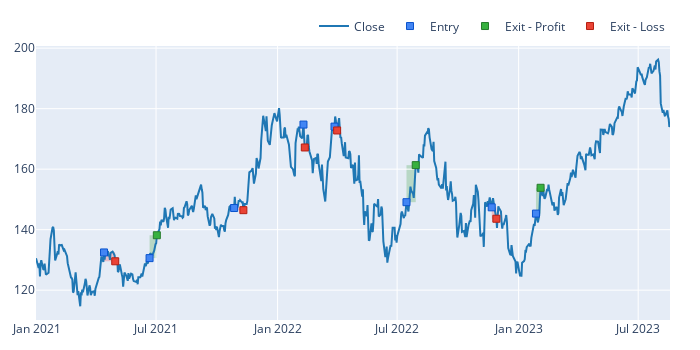

The notebook cell this image was saved under:
### Code cell
# how to plot stop loss and take profit like this: https://camo.githubusercontent.com/77cc6a4883d6274bdca3ed019a1d1744810080ee413304f6c9614275e0f6a353/68747470733a2f2f692e696d6775722e636f6d2f343462334335582e706e67 
pf.trades.plot().show()

### Figure 1 — Plotly figure (JSON) as saved in the notebook; plotly's stock layout.template omitted (floating-point values rounded to 4 significant figures; data arrays with more than 128 entries replaced by an {"elided": "..."} marker saying what was removed)
{"data": [{"line": {"color": "#1f77b4"}, "name": "Close", "showlegend": true, "type": "scatter", "uid": "d29d0fad-ab06-4d63-bc26-9349bcb3717d", "x": {"elided": "662 str values"}, "y": {"elided": "662 float values"}}, {"customdata": [[0, 0, 0.7549, 0, "Long"], [1, 1, 0.7488, 0, "Long"], [2, 2, 0.7031, 0, "Long"], [3, 3, 0.5892, 0, "Long"], [4, 4, 0.5658, 0, "Long"], [5, 5, 0.6558, 0, "Long"], [6, 6, 0.7179, 0, "Long"], [7, 7, 0.7095, 0, "Long"]], "hovertemplate": "Exit Trade Id: %{customdata[0]}<br>Position Id: %{customdata[1]}<br>Size: %{customdata[2]:.6f}<br>Entry Timestamp: %{x}<br>Avg Entry Price: %{y}<br>Entry Fees: %{customdata[3]:.6f}<br>Direction: %{customdata[4]}", "marker": {"color": "#4285F4", "line": {"color": "rgb(11,84,205)", "width": 1}, "size": 7, "symbol": "square"}, "mode": "markers", "name": "Entry", "type": "scatter", "uid": "bb39b7b2-8a61-4c38-bcf3-9a4ae9d5bf72", "x": ["2021-04-13T04:00:00+00:00", "2021-06-21T04:00:00+00:00", "2021-10-27T04:00:00+00:00", "2022-02-09T05:00:00+00:00", "2022-03-28T04:00:00+00:00", "2022-07-15T04:00:00+00:00", "2022-11-21T05:00:00+00:00", "2023-01-27T05:00:00+00:00"], "y": [132.5, 130.6, 147.1, 174.7, 174.1, 149.1, 147.4, 145.3]}, {"customdata": [[1, 1, 0.7488, 0, 5.662, 0.0579, "Long", "9 days 00:00:00"], [5, 5, 0.6558, 0, 8.034, 0.08217, "Long", "10 days 00:00:00"], [7, 7, 0.7095, 0, 6.054, 0.05873, "Long", "5 days 00:00:00"]], "hovertemplate": "Exit Trade Id: %{customdata[0]}<br>Position Id: %{customdata[1]}<br>Size: %{customdata[2]:.6f}<br>Exit Timestamp: %{x}<br>Avg Exit Price: %{y}<br>Exit Fees: %{customdata[3]:.6f}<br>PnL: %{customdata[4]:.6f}<br>Return: %{customdata[5]:.2%}<br>Direction: %{customdata[6]}<br>Duration: %{customdata[7]}", "marker": {"color": "#37B13F", "line": {"color": "rgb(38,123,44)", "width": 1}, "size": 7, "symbol": "square"}, "mode": "markers", "name": "Exit - Profit", "type": "scatter", "uid": "00231ce2-65c1-4900-9128-1c8fd5dfc5b0", "x": ["2021-07-02T04:00:00+00:00", "2022-07-29T04:00:00+00:00", "2023-02-03T05:00:00+00:00"], "y": [138.2, 161.3, 153.8]}, {"customdata": [[0, 0, 0.7549, 0, -2.209, -0.02209, "Long", "13 days 00:00:00"], [2, 2, 0.7031, 0, -0.4963, -0.004798, "Long", "10 days 00:00:00"], [3, 3, 0.5892, 0, -4.462, -0.04334, "Long", "2 days 00:00:00"], [4, 4, 0.5658, 0, -0.7236, -0.007346, "Long", "4 days 00:00:00"], [6, 6, 0.7179, 0, -2.709, -0.02561, "Long", "4 days 00:00:00"]], "hovertemplate": "Exit Trade Id: %{customdata[0]}<br>Position Id: %{customdata[1]}<br>Size: %{customdata[2]:.6f}<br>Exit Timestamp: %{x}<br>Avg Exit Price: %{y}<br>Exit Fees: %{customdata[3]:.6f}<br>PnL: %{customdata[4]:.6f}<br>Return: %{customdata[5]:.2%}<br>Direction: %{customdata[6]}<br>Duration: %{customdata[7]}", "marker": {"color": "#EA4335", "line": {"color": "rgb(181,31,18)", "width": 1}, "size": 7, "symbol": "square"}, "mode": "markers", "name": "Exit - Loss", "type": "scatter", "uid": "dc212f5b-2361-4358-9811-8f8015d994cc", "x": ["2021-04-30T04:00:00+00:00", "2021-11-10T05:00:00+00:00", "2022-02-11T05:00:00+00:00", "2022-04-01T04:00:00+00:00", "2022-11-28T05:00:00+00:00"], "y": [129.5, 146.4, 167.2, 172.8, 143.6]}], "layout": {"height": 350, "legend": {"orientation": "h", "traceorder": "normal", "x": 1, "xanchor": "right", "y": 1.02, "yanchor": "bottom"}, "margin": {"b": 30, "l": 30, "r": 30, "t": 30}, "shapes": [{"fillcolor": "green", "layer": "below", "line": {"width": 0}, "opacity": 0.2, "type": "rect", "x0": "2021-06-21T04:00:00+00:00", "x1": "2021-07-02T04:00:00+00:00", "xref": "x", "y0": 130.6, "y1": 138.2, "yref": "y"}, {"fillcolor": "green", "layer": "below", "line": {"width": 0}, "opacity": 0.2, "type": "rect", "x0": "2022-07-15T04:00:00+00:00", "x1": "2022-07-29T04:00:00+00:00", "xref": "x", "y0": 149.1, "y1": 161.3, "yref": "y"}, {"fillcolor": "green", "layer": "below", "line": {"width": 0}, "opacity": 0.2, "type": "rect", "x0": "2023-01-27T05:00:00+00:00", "x1": "2023-02-03T05:00:00+00:00", "xref": "x", "y0": 145.3, "y1": 153.8, "yref": "y"}, {"fillcolor": "red", "layer": "below", "line": {"width": 0}, "opacity": 0.2, "type": "rect", "x0": "2021-04-13T04:00:00+00:00", "x1": "2021-04-30T04:00:00+00:00", "xref": "x", "y0": 132.5, "y1": 129.5, "yref": "y"}, {"fillcolor": "red", "layer": "below", "line": {"width": 0}, "opacity": 0.2, "type": "rect", "x0": "2021-10-27T04:00:00+00:00", "x1": "2021-11-10T05:00:00+00:00", "xref": "x", "y0": 147.1, "y1": 146.4, "yref": "y"}, {"fillcolor": "red", "layer": "below", "line": {"width": 0}, "opacity": 0.2, "type": "rect", "x0": "2022-02-09T05:00:00+00:00", "x1": "2022-02-11T05:00:00+00:00", "xref": "x", "y0": 174.7, "y1": 167.2, "yref": "y"}, {"fillcolor": "red", "layer": "below", "line": {"width": 0}, "opacity": 0.2, "type": "rect", "x0": "2022-03-28T04:00:00+00:00", "x1": "2022-04-01T04:00:00+00:00", "xref": "x", "y0": 174.1, "y1": 172.8, "yref": "y"}, {"fillcolor": "red", "layer": "below", "line": {"width": 0}, "opacity": 0.2, "type": "rect", "x0": "2022-11-21T05:00:00+00:00", "x1": "2022-11-28T05:00:00+00:00", "xref": "x", "y0": 147.4, "y1": 143.6, "yref": "y"}], "width": 700, "xaxis": {"autorange": true, "range": ["2020-12-31 05:00", "2023-08-18 04:00"], "type": "date"}, "yaxis": {"autorange": true, "range": [110.1, 200.7], "type": "linear"}}}
